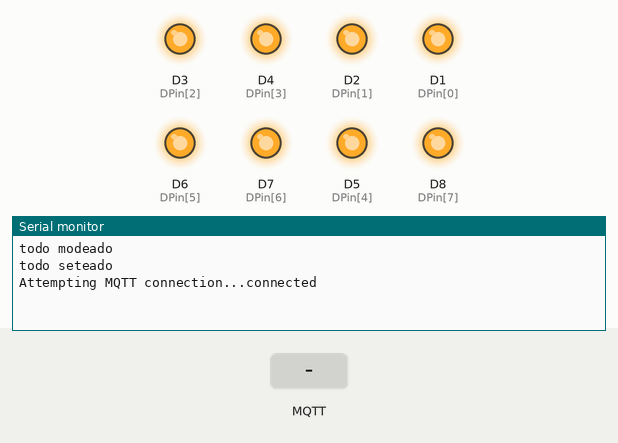
Recording of a sketch running on a simulated ESP8266 (Wemos D1 mini). Parts: output pins drawn as LEDs (lit = HIGH), the last lines printed to the serial monitor. Inputs (shaded band) come from the test bench. No MQTT or app messages arrive unless stated.

Above: at 1.2 s.
1.3 s: MQTT message "thing/esp/config" arrives on the first subscribed topic
At 2.4 s:
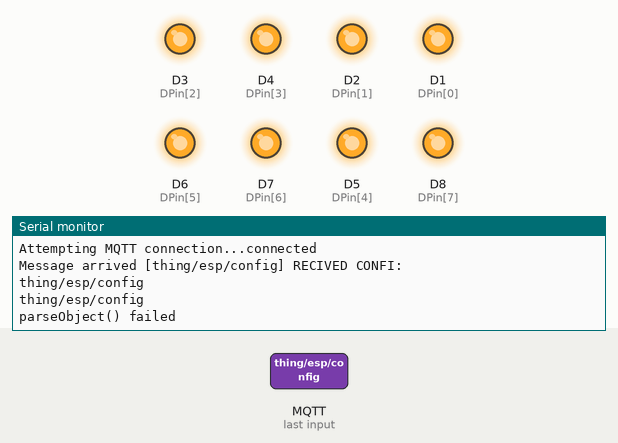
2.8 s: MQTT message "thing/esp/set_d" arrives on the first subscribed topic
At 3.6 s:
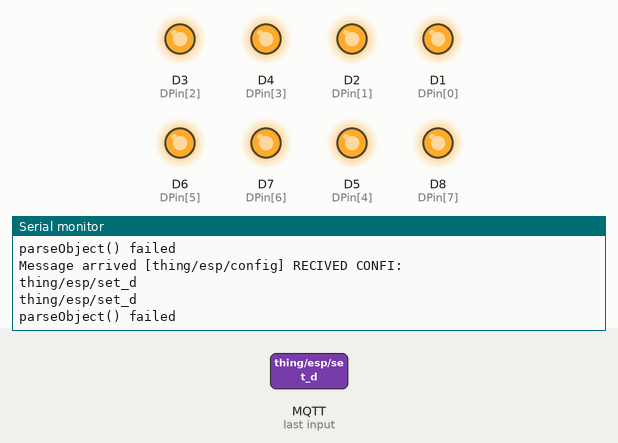
4.3 s: MQTT message "thing/get" arrives on the first subscribed topic
At 4.7 s:
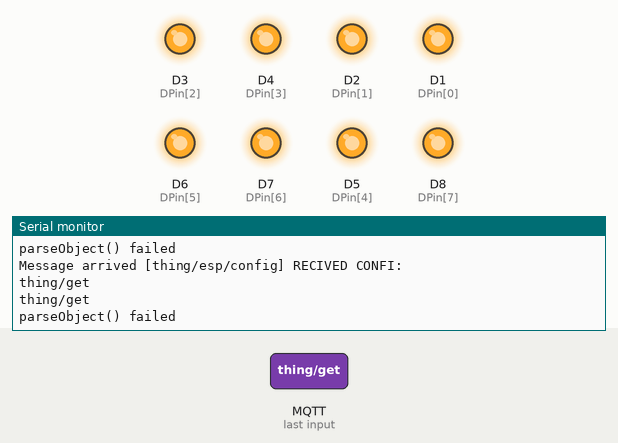

The sketch:

esp_generic_pinconfig.ino
```cpp
//code write by Moz for YouTube changel logMaker360, 24-11-2016
//code belongs to this video: https://youtu.be/nAUUdbUkJEI

#include <ArduinoJson.h>
#include <EEPROM.h>
#include <ESP8266WiFi.h>
#include <PubSubClient.h>
//-#include < ESP8266WebServer.h >

// Connect to the WiFi
const char *ssid = "_____";               //!!!!!!!!!!!!!!!!!!!!!
const char *password = "_____";         //!!!!!!!!!!!!!!!!!!!!!
const char *mqtt_server = "_____"; //!!!!!!!!!!!!!!!!!!!!!

////-ESP8266WebServer server(80);
WiFiClient espClient;
PubSubClient client(espClient);

String localip = "elektronip";
String elektronname = "Elektron";
String currtime = "elektrontime";
String data = "elektrondata";
String client_id = "esp";

//Current Sensor ACS712 Variable Set
#define C_SENSOR1 A0
#define relay 2

//int pin1 = pin1;

byte DPin[] = {D1, D2, D3, D4, D5, D6, D7, D8}; // list of digital/PWM pins
//const byte APin[] = {A0};                                // list of analog input pins
int DPinMode[] = {1, 1, 1, 1, 1, 1, 1, 1};  // input = 0, output = 1
int DPinState[] = {1, 1, 1, 1, 1, 1, 1, 1}; // 0 or 1
//int APinState[] = [0];                                   // 0 to 255 (1023)

char pinTopicBuffer[20];
String pinTopicBase = String("thing/esp/pin_d/");

const int DPinLength = 8;
const int JSONBUFFERSIZE = 350;
int ps = 0;

void setPinModes()
{
    // DIGITAL PIN MODE
    for (int i = 0; i < DPinLength; i++)
        pinMode(DPin[i], DPinMode[i]);

    Serial.println("todo modeado");

    // ANALOG NOT NEEDED FOR ESP8266 WEMOS, only has a input
}
void setPinValues()
{
    // DIGITAL PIN STATE
    for (int i = 0; i < DPinLength; i++)
        if (DPinMode[i] == 1) // If is mode OUTPUT
            digitalWrite(DPin[i], DPinState[i]);

    Serial.println("todo seteado");
    // ANALOG NOT NEEDED FOR ESP8266 WEMOS, only has a input
}
void readAllDigital()
{
    // DIGITAL PIN STATE
    for (int i = 0; i < DPinLength; i++)
        if (DPinMode[i] == 0) // If is mode INPUT
        {
            int value = digitalRead(DPin[i]);
            if (DPinState[i] != value)
            {
                DPinState[i] = value;

                char data[5];
                String payload = String(value);
                payload.toCharArray(data, (payload.length() + 1));

                String pinTopic = pinTopicBase + String(i);
                pinTopic.toCharArray(pinTopicBuffer, (pinTopic.length() + 1));

                client.publish(pinTopicBuffer, data);
                Serial.print("published on ");
                Serial.println(pinTopic);
                Serial.print("value ");
                Serial.println(payload);
            }
        }
}

void setup()
{
    Serial.begin(115200);
    client.setServer(mqtt_server, 1883);
    client.setCallback(callback);
    setPinModes();
    setPinValues();
}

void loop()
{
    if (!client.connected())
        reconnect();

    IPAddress ip = WiFi.localIP();
    localip = String(ip[0]) + '.' + String(ip[1]) + '.' + String(ip[2]) + '.' + String(ip[3]);
    readAllDigital();
    client.loop();
}

/***********************************************************/
/****************** Connect | Reconnect ********************/
/***********************************************************/
void reconnect()
{
    // Loop until we're reconnected
    while (!client.connected())
    {
        Serial.print("Attempting MQTT connection...");
        // Attempt to connect
        if (client.connect("esp"))
        {
            Serial.println("connected");
            // ... and subscribe to topic
            client.subscribe("thing/esp/config");
            client.subscribe("thing/esp/set_d");
            //client.subscribe("thing/esp/set_a");

            //-client.subscribe("thing/esp/get");
            //-client.subscribe("ledStatus");
            char data[80];
            IPAddress ip = WiFi.localIP();
            localip = String(ip[0]) + '.' + String(ip[1]) + '.' + String(ip[2]) + '.' + String(ip[3]);
            String payload = "{\"ip\":\"" + localip + "\",\"time\":\"" + currtime + "\",\"name\":\"" + elektronname + "\",\"data\":\"0\"}";
            payload.toCharArray(data, (payload.length() + 1));

            client.publish("esp8266status", data);
        }
        else
        {
            Serial.print("failed, rc=");
            Serial.print(client.state());
            Serial.println(" try again in 5 seconds");
            // Wait 5 seconds before retrying
            delay(5000); // TODO: change for a yield()
        }
    }
}

/***********************************************************/
/*********************** On Message ************************/
/***********************************************************/
void callback(char *topic, byte *payload, unsigned int length)
{
    Serial.print("Message arrived [");
    Serial.print(topic);
    Serial.print("] ");

    // SET CONFIG
    //const char* json = "{\"d_mode\":[0,0,0,0,0,0,0,0,0],\"d_state\":[0,0,0,0,0,0,0,0,0]}";
    if (strcmp(topic, "thing/esp/config") == 0)
    {
        Serial.println("RECIVED CONFI:");
        Serial.println((char *)payload);

        char new_payload[length + 1];
        for (int i = 0; i < length; i++)
        {
            new_payload[i] = (char)payload[i]; //Serial.print((char)payload[i]);
        }
        new_payload[length] = '\0';
        // Print values.
        Serial.println(String(new_payload));

        StaticJsonBuffer<JSONBUFFERSIZE> jsonBuffer; // MAX BUFFER, EXPECTED SIZE UP TO 200
                                                     //        String msgString = String((char*)payload);
        //new_payload.toCharArray(data, (payload.length() + 1));

        // Deserialize the JSON string
        JsonObject &root = jsonBuffer.parseObject(new_payload);
        JsonArray &d_mode = root["d_mode"];
        JsonArray &d_status = root["d_status"];

        // Test if parsing succeeds.
        if (!root.success())
        {
            Serial.println("parseObject() failed");
            return;
        }
        else
        {
            // Most of the time, you can rely on the implicit casts.
            // In other case, you can do root["time"].as<long>();
            //const char* sensor = root["sensd_modeor"];
            //long time = root["time"];
            for (int i = 0; i < DPinLength; i++)
                DPinMode[i] = d_mode[i];
            for (int i = 0; i < DPinLength; i++)
                DPinState[i] = d_status[i];

            setPinModes();
            setPinValues();
        }
    }

    // SET VALUE IF PIN
    //const char* json = "{\"d_state\":[0,0,0,0,0,0,0,0,0]}";
    if (strcmp(topic, "thing/esp/set_d") == 0)
    {
        Serial.println("RECIVED SET:");
        Serial.println((char *)payload);

        char new_payload[length + 1];
        for (int i = 0; i < length; i++)
        {
            new_payload[i] = (char)payload[i]; //Serial.print((char)payload[i]);
        }
        new_payload[length] = '\0';
        // Print values.
        Serial.println(String(new_payload));

        StaticJsonBuffer<JSONBUFFERSIZE> jsonBuffer; // MAX BUFFER, EXPECTED SIZE UP TO 200
                                                     //        String msgString = String((char*)payload);
        //new_payload.toCharArray(data, (payload.length() + 1));

        // Deserialize the JSON string
        JsonObject &root = jsonBuffer.parseObject(new_payload);
        int pin = root["pin"];
        int value = root["value"];

        // Test if parsing succeeds.
        if (!root.success())
        {
            Serial.println("parseObject() failed");
            return;
        }
        else
        {
            // Most of the time, you can rely on the implicit casts.
            // In other case, you can do root["time"].as<long>();
            DPinState[pin] = value;
            digitalWrite(DPin[pin], value);
        }
    }

    // GET MODES AND VALUES
    if (strcmp(topic, "thing/get") == 0)
    {
    }
    Serial.println();
}

//void changeValue(int pin, )
```

Measured:
- after the input at 1.3 s, the serial monitor: prints a new line at once (image 1)
- after the input at 2.8 s, the serial monitor: prints a new line at once (image 2)
- after the input at 4.3 s, the serial monitor: prints a new line at once (image 3)
